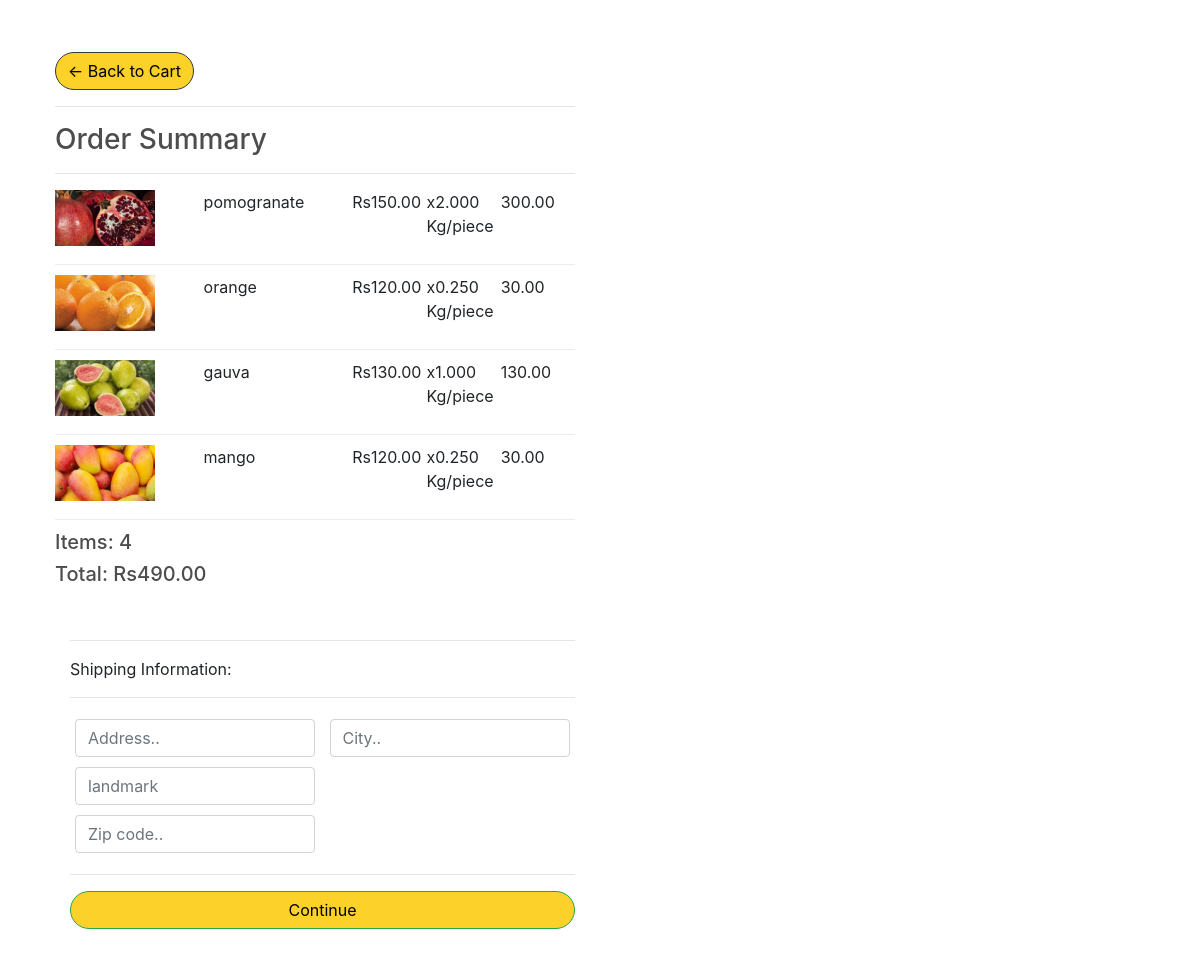
The app's page /user/add/checkout/ (signed in), older data.
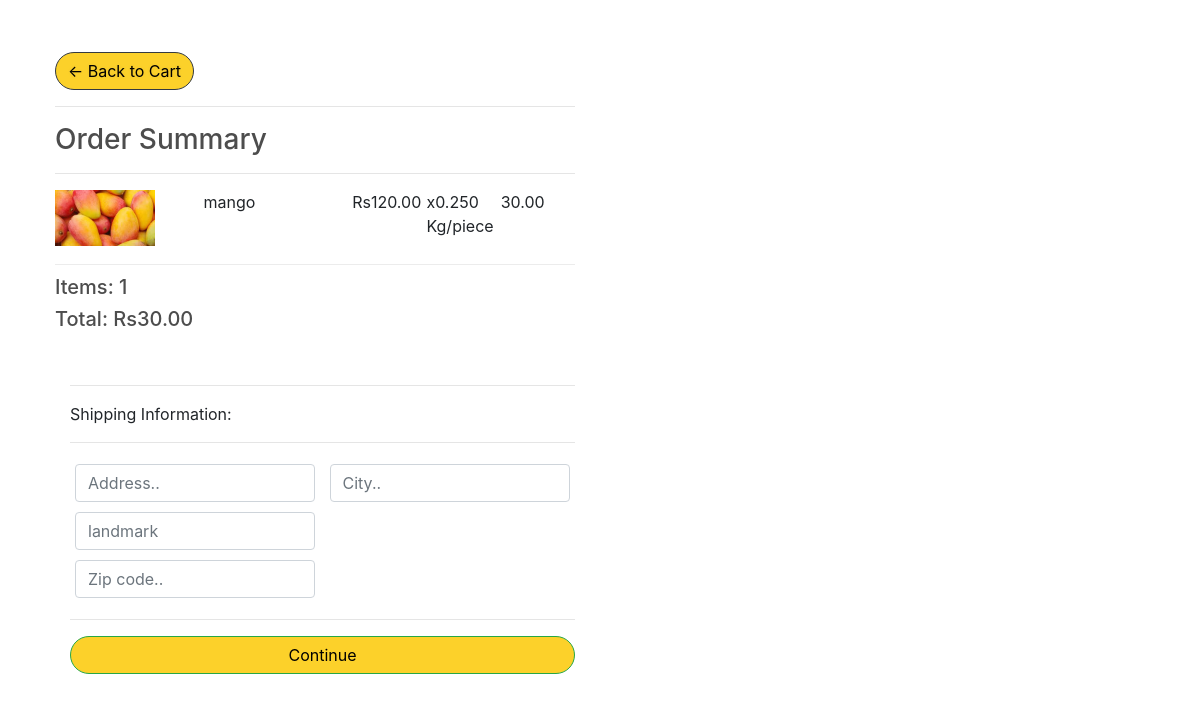
The same page, newer data.
### atoz_store/models.py (models this page shows, shortened)
class OrderItem(models.Model):
    product = models.ForeignKey(Product,on_delete=models.SET_NULL,blank=True,null=True)
    order = models.ForeignKey(Order,on_delete=models.SET_NULL,blank=True,null=True)
    quantity = models.DecimalField(decimal_places=3,max_digits=7 ,default=0,null=True,blank=True)
    date_ordered = models.DateTimeField(auto_now_add=True)
    @property
    def get_total(self):
        total = self.product.price*self.quantity
        return total

class Product(models.Model):
    catagory_choice = (
        ("FR","fruit"),
        ("DR","dryfruit"),
        ("VG","vegitable"),
        ("oth","other"),
         )
    name = models.CharField(max_length=128,null=True,)
    catagory = models.CharField(max_length=30,choices= catagory_choice ,null=True)
    price = models.DecimalField(max_digits=7, decimal_places=2)
    image = models.ImageField(null=True,blank=True)
    prodtype =models.BooleanField(default=True)
    @property
    def imageURL(self):
        try:
            url = self.image.url
        except:
            url = ''
        return url

class Order(models.Model):
    customer = models.ForeignKey(Customer,on_delete=models.SET_NULL,blank=True,null=True)
    date_ordered = models.DateTimeField(auto_now_add=True)
    mark = models.IntegerField(default=1)
    complete = models.BooleanField(default=True,null=True,blank=False)
    transaction_id = models.CharField(max_length=128,null=True)
    @property
    def get_cart_total(self):
        orderitem=self.orderitem_set.all()
        total = sum([item.get_total for item in orderitem])
        return total
    @property
    def get_cart_items(self):
        orderitem=self.orderitem_set.all()
        total = sum([self.mark for item in orderitem])
        return total

### atoz_store/views.py (the view)
# urls.py: path('checkout/',views.checkout,name="checkout"),
def checkout(request):
     if request.user.is_authenticated:
        email = request.user.email
        name = request.user.first_name
        customer,created = Customer.objects.get_or_create(
            email=email,
        )
        customer.name = name
        customer.save()
        order,created = Order.objects.get_or_create(customer=customer,complete=False)
        items = order.orderitem_set.all()
        cartitems = order.get_cart_items
     else:
        cookieData = cookieCart(request)
        print(cookieData)
        cartitems = cookieData['cartitems']
        order = cookieData['order']
        items = cookieData['items']
     context = {'items':items,'order':order,'cartitems':cartitems}
     return render(request, 'atoz_store/checkout.html',context)

### atoz_store/Templates/atoz_store/checkout.html (shortened to what this page needs)
{% extends 'atoz_store/main.html' %}
{% load static %}
{% block content %}
     <div class="row">
		<div class="col-lg-6">
			<div class="box-element">
				<a  class="btn btn-outline-dark srcbtn" href="{% url 'cart' %}">&#x2190; Back to Cart</a>
				<hr>
				<h3>Order Summary</h3>
				<hr>
				{% for item in items %}
				<div class="cart-row">
					<div style="flex:2"><img class="row-image" src="{{item.product.imageURL}}" alt="not fouund"></div>
					<div style="flex:2"><p>{{item.product.name}}</p></div>
					<div style="flex:1"><p>Rs{{item.product.price|floatformat:2}}</p></div>
					<div style="flex:1"><p>x{{item.quantity|floatformat:3}} Kg/piece</p></div>
					<div style="flex:1"><p>{{item.get_total|floatformat:2}} </p></div>
				</div>
				{% endfor %}
				<h5>Items:   {{cartitems|floatformat:0}}</h5>
				<h5>Total:   Rs{{order.get_cart_total|floatformat:2}}</h5>
			</div>
		</div>
	</div>
	<div class="col-lg-6">
		<div class="box-element" id="form-wrapper">
			<form id="form">
				<div id="shipping-info">
					<hr>
					<p>Shipping Information:</p>
					<hr>
					<div class="form-field">
						<input class="form-control" type="text" name="address" placeholder="Address..">
					</div>
					<div class="form-field">
						<input class="form-control" type="text" name="city" placeholder="City..">
					</div>
					<div class="form-field">
						<input class="form-control" type="text" name="landmark" placeholder="landmark">
					</div>
					<div class="form-field">
					</div>
					<div class="form-field">
						<input class="form-control" type="text" name="zipcode" placeholder="Zip code..">
					</div>
				</div>
				<hr>
				<input id="form-button" class="btn btn-success btn-block srcbtn" type="submit" value="Continue">
			</form>
		</div>
		<br>
	</div>
{% endblock content %}

Row changes from the older to the newer data that the page shows:
removed OrderItem: product.imageURL (picture), product.name "pomogranate", product.price "150.00", quantity "2.000", get_total "300.00"
removed OrderItem: product.imageURL (picture), product.name "orange", product.price "120.00", quantity "0.250", get_total "30.00"
removed OrderItem: product.imageURL (picture), product.name "gauva", product.price "130.00", quantity "1.000", get_total "130.00"
computed for Order: get_cart_total "490.00" → "30.00"
Text that changed along with them:
{{ cartitems|floatformat:0 }}: "4" → "1"
